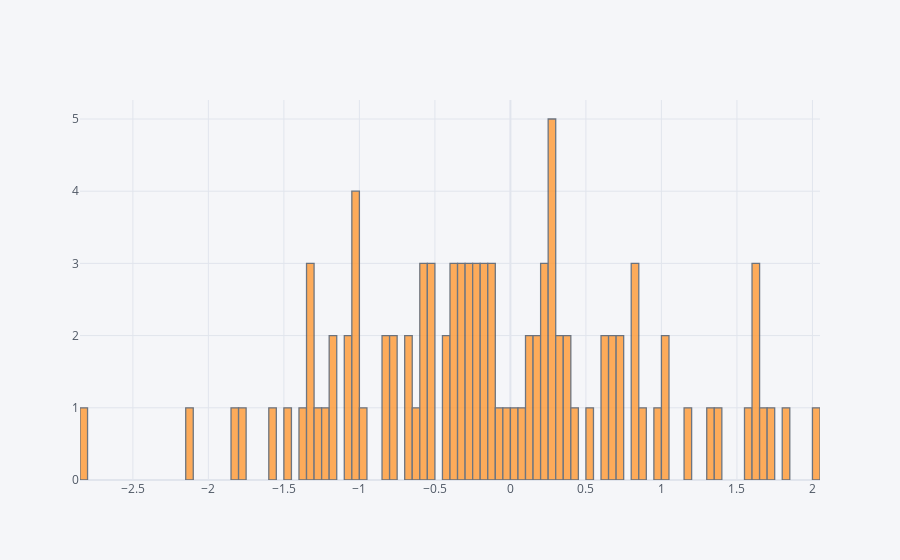

This figure's notebook cell:
### Code cell
df['A'].iplot(kind='hist',bins=100)

### Figure 1 — Plotly figure (JSON) as saved in the notebook; plotly's stock layout.template omitted (floating-point values rounded to 4 significant figures)
{"data": [{"histfunc": "count", "histnorm": "", "marker": {"color": "rgba(255, 153, 51, 1.0)", "line": {"color": "#4D5663", "width": 1.3}}, "name": "A", "nbinsx": 100, "opacity": 0.8, "orientation": "v", "type": "histogram", "x": [-0.8137, -1.297, -0.3503, 0.4092, -1.553, 0.6065, -1.004, -1.32, -1.768, -2.13, 0.0742, 1.304, 0.1012, -0.1823, -1.161, -0.3208, -0.5622, -1.49, -0.4031, -0.378, 1.659, -1.0, 0.8399, -0.2783, -0.7941, -1.165, -0.9684, -0.2649, -0.2489, 1.624, -0.6567, -1.004, 0.1694, -1.316, -0.5578, -0.137, -0.2781, 0.137, 0.01499, -1.316, -0.8255, 0.8119, 0.2294, 0.9602, -0.5823, 0.3534, -1.082, -0.323, -0.1414, 0.2975, -0.1914, 0.6142, -1.36, 0.7261, -1.217, 0.7113, -0.4129, -0.5021, -2.82, -0.2463, -0.3923, -1.825, 0.3813, 2.033, -0.5178, 1.629, 1.041, 1.82, -0.6464, -0.2258, 1.156, 0.3461, 0.8034, 1.648, 0.2442, -0.1961, -0.3034, 0.3003, -1.025, 0.2945, 0.2183, -0.6552, 1.723, 1.022, 0.2608, -0.0136, 1.362, 0.655, 0.2553, -0.5067, 0.1905, 0.5197, 0.8708, -1.08, -0.07717, 1.577, -0.7796, 0.2803, 0.66, -0.1245]}], "layout": {"autosize": true, "barmode": "overlay", "legend": {"bgcolor": "#F5F6F9", "font": {"color": "#4D5663"}}, "paper_bgcolor": "#F5F6F9", "plot_bgcolor": "#F5F6F9", "title": {"font": {"color": "#4D5663"}}, "xaxis": {"autorange": true, "gridcolor": "#E1E5ED", "range": [-2.85, 2.05], "showgrid": true, "tickfont": {"color": "#4D5663"}, "title": {"font": {"color": "#4D5663"}, "text": ""}, "type": "linear", "zerolinecolor": "#E1E5ED"}, "yaxis": {"autorange": true, "gridcolor": "#E1E5ED", "range": [0, 5.263], "showgrid": true, "tickfont": {"color": "#4D5663"}, "title": {"font": {"color": "#4D5663"}, "text": ""}, "zerolinecolor": "#E1E5ED"}}}
